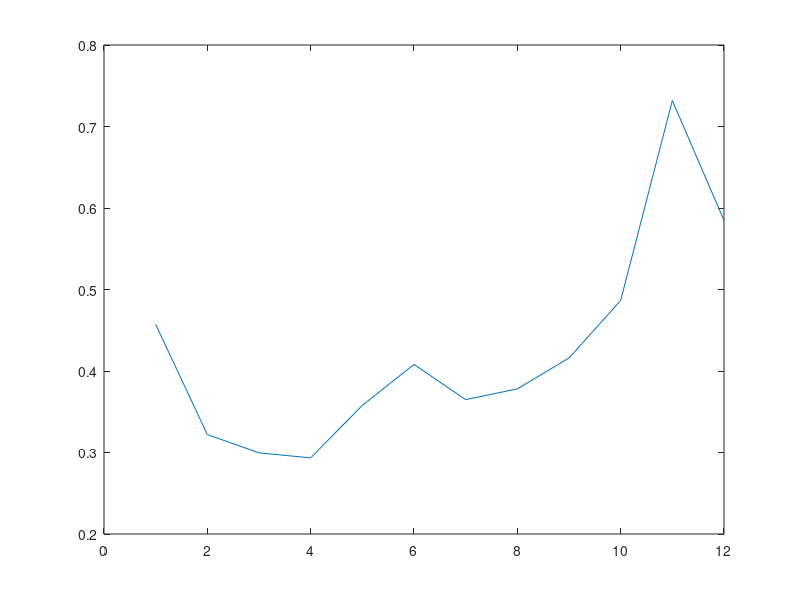

Write the MATLAB code that produced this figure.

clear all
%Model Parameters
phi_p = 0.1;
phi_g=0.3;
gamma=0.97% rate of change of primacy gradient across groups
sigma_gp=0.02%
rho=0.3;

% experimental details
nTrials=1000;
listlength=12;
possGroupSize=1:5;

v=zeros(nTrials, listlength); % this can be easily pre-allocated, so should be

for t=1:nTrials
    % Set the group sizes
    % moved following here
    %numGroups = 4; % number of groups - did we decide that there needed to be 4
% or should this be random too?
%    groupSize=randsample(possGroupSize,numGroups,true);
%     while (sum(groupSize)>listlength || sum(groupSize)<listlength)
%         groupSize=randsample(possGroupSize,numGroups,true);
%     end

    
    % Here is what happens in model
    % We generated a longish vector of group sizes, then find first
    % group that takes us beyond list length. We truncate that group
    % and use only the groups we need
    
    % completely random
    groupSize=randsample(possGroupSize,listlength,true);
    
    % or constant within list, but varies across lists
    %groupSize=repmat(randsample(possGroupSize,1,true),1,listlength);
    
    cumulz = cumsum(groupSize);
    numGroups = find(cumulz>=listlength, 1, 'first'); % finds first instance
    groupSize(numGroups) = listlength-cumulz(numGroups-1);
    groupSize = groupSize(1:numGroups);
    
    % make group markers
    
    gContext = [];
    pContext = [];
    
    for gz=1:length(groupSize)
        gContext = [gContext repmat(gz,1,groupSize(gz))];
        pContext = [pContext linspace(0,1,groupSize(gz))];
    end
    item_probe=listlength-(groupSize(numGroups))+1 % want to probe for first item of last group
                                                % (what you had was close)
    
    v_GV = phi_g.^abs(gContext(item_probe)-gContext);
    v_PV = phi_p.^abs(pContext(item_probe)-pContext);

    t_v = rho*v_GV + (1-rho)*v_PV;
    v(t,:)=t_v;
end
Av_v=mean(v);
plot(Av_v);

% simulation with variable group sizes
% simulate individual trials (list=12) 100 trials
% on each trial you will have a different v (put into maxtrix)
% within the trial (ie 12 items) have different size groups
% group size vector uniform distrubution from 1-5
% look at paper to see how done in paper
% known list length


% noisy retrieval
